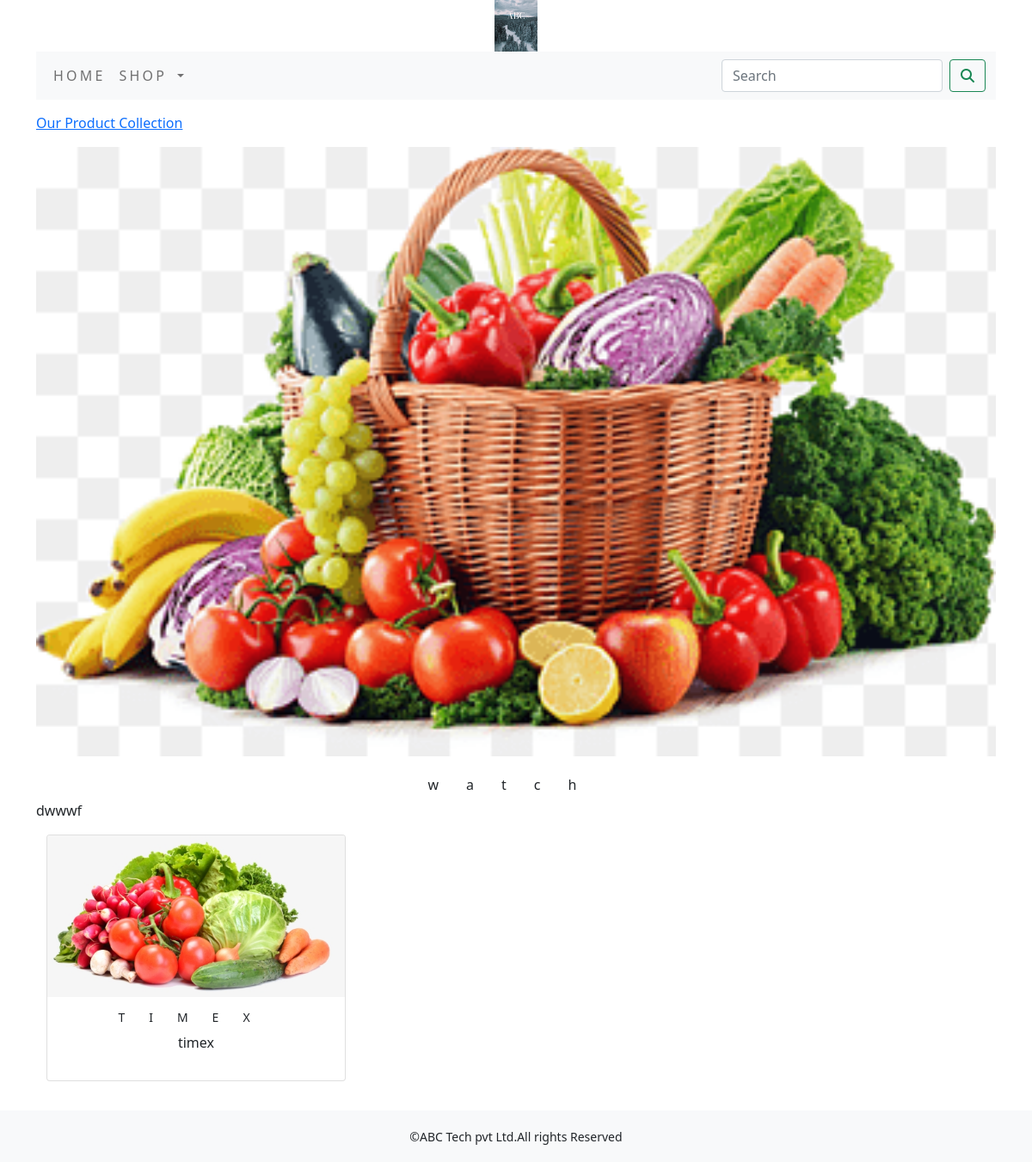
/shop/watch/, run on the app's committed database.
### shop/models.py (models this page shows, shortened)
class Category(models.Model):
    name=models.CharField(max_length=250,unique=True)
    slug=models.SlugField(max_length=250,unique=True)
    description=models.TextField(blank=True)
    image=models.ImageField(upload_to='category',blank=True)
    class Meta:
        ordering=('name',)
        verbose_name='category'
        verbose_name_plural='categories'
    def get_url(self):
        return reverse('shop:products_by_category',args=[self.slug])

class Product(models.Model):
    name=models.CharField(max_length=250,unique=True)
    slug=models.SlugField(max_length=250,unique=True)
    description=models.TextField(blank=True)
    price=models.DecimalField(max_digits=10,decimal_places=2)
    category=models.ForeignKey(Category,on_delete=models.CASCADE)
    image=models.ImageField(upload_to='product',blank=True)
    stock=models.IntegerField()
    available=models.BooleanField(default=True)
    created=models.DateTimeField(auto_now_add=True)
    updated=models.DateTimeField(auto_now=True)
    def get_url(self):
        return reverse('shop:prodCatdetail',args=[self.category.slug,self.slug])
    class Meta:
        ordering=('name',)
        verbose_name='product'
        verbose_name_plural='products'

### shop/views.py (the view)
# urls.py: path('',views.allProdCat,name='allProdCat'),
def allProdCat(request,c_slug=None):
    c_page=None
    products_list=None
    if c_slug!=None:
        c_page=get_object_or_404(Category,slug=c_slug)
        products_list=Product.objects.all().filter(category=c_page,available=True)
    else:
        products_list=Product.objects.all().filter(available=True)
    paginator=Paginator(products_list,6)
    try:
        page=int(request.GET.get('page','1'))
    except:
        page=1
    try:
        products=paginator.page(page)
    except (EmptyPage,InvalidPage):
        products=paginator.page(paginator.num_pages)
    return render(request,"category.html",{'category':c_page,'products':products})

### cart/context_processors.py (called while the page is built)
def counter(request):
    item_count=0
    if 'admin' in request.path:
        return {}
    else:
        try:
            cart=Cart.objects.filter(cart_id=_cart_id(request))
            cart_items=CartItem.objects.all().filter(cart=cart[:1])
            for cart_item in cart_items:
                item_count += cart_item.quantity
        except Cart.DoesNotExist:
            item_count=0
    return dict(item_count=item_count)

### cart/views.py (called while the page is built)
def _cart_id(request):
    cart=request.session.session_key
    if not cart:
        cart=request.session.create()
    return cart

### shop/context_processors.py (called while the page is built)
def menu_links(request):
    links=Category.objects.all()
    return dict(links=links)

### templates/category.html (shortened to what this page needs)
{% extends 'base.html' %}
{% load static %}
{% block content %}
{% if category %}
  <div>
      <div class="row my_row_class">
          <div class="mx-auto">
          <p><a href="{% url 'shop:allProdCat' %}">Our Product Collection</a></p>
      </div>
          </div>
  </div>
{% endif %}
<div class="mx_auto">
    {% if category %}
    <img class="my_image" src="{{category.image.url}}" alt="{{category.name}}">
</div>
  <br>
<div>
    <h1 class="text-center my_title">{{category.name}}</h1>
    <p class="text-justify">{{category.description}}</p>
</div>
    {% endif %}
<div class="container">
    <div class="row mx_auto">
        {% for product in products.object_list %}
        <div class="my_bottom_margin col-9 col-sm-12 col-md-4  xol-lg-4">
            <div class="card text-center" style="min-width:18rem;">
                <a href="{{product.get_url}}"><img class="card-img-top my_image" src="{{product.image.url}}" alt="{{product.name}}" width="250" height="300">   </a>
                <div class="card-body">
                <h4>{{product.name}}</h4>
                <p>{{product.name}}</p>
                </div>
            </div>
        </div>
        {% endfor %}
    </div>
    <br>
</div>
{% endblock %}

### static/css/custom.css (style rules this page uses)
body { font-family: 'Roboto', sans-serif; }
.my_row_class { padding-top :15px; }
.my_image { width:100%; height:auto; }
.my_title { font-size:16px; text_transform:uppercase; letter-spacing:2em; }
.my_bottom_margin { margin-bottom:10px; }
.card-body h4 { font-size:14px; text-transform:uppercase; letter-spacing:2em; }

### data on the page
Category: image (picture), name "watch", description "dwwwf"
Product: image (picture), name "TIMEX", name "timex"
